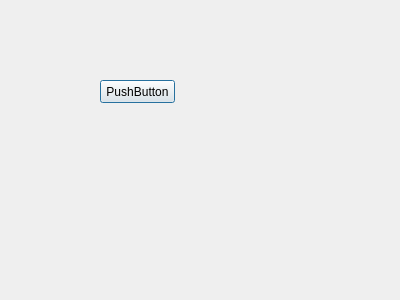
<?xml version="1.0" encoding="UTF-8"?>
<ui version="4.0">
 <class>About</class>
 <widget class="QDialog" name="About">
  <property name="geometry">
   <rect>
    <x>0</x>
    <y>0</y>
    <width>400</width>
    <height>300</height>
   </rect>
  </property>
  <property name="windowTitle">
   <string>關於</string>
  </property>
  <widget class="QPushButton" name="pushButton">
   <property name="geometry">
    <rect>
     <x>100</x>
     <y>80</y>
     <width>75</width>
     <height>23</height>
    </rect>
   </property>
   <property name="text">
    <string>PushButton</string>
   </property>
  </widget>
 </widget>
 <resources/>
 <connections/>
</ui>
